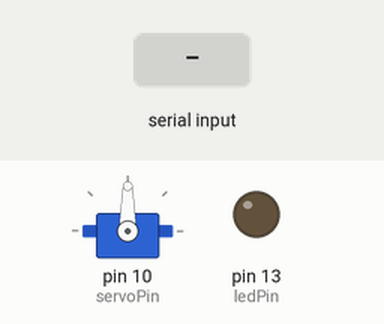
A sketch run on a simulated Arduino Nano, built with avr-gcc and run on an emulated ATmega328P. Shown: servo, output pins drawn as LEDs (lit = HIGH). The inputs (shaded band) are chosen by the test bench. What the sketch prints to the serial monitor is not drawn.

Above: at 1.2 s.
1.3 s: "q90\n" received over Serial
At 2.3 s:
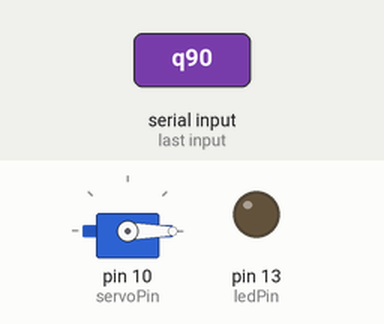
2.9 s: byte 119 ('w') received over Serial
At 3.4 s:
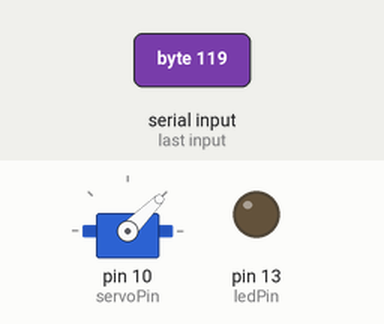
4.4 s: byte 114 ('r') received over Serial
At 5.6 s:
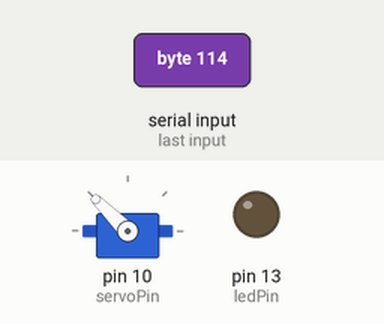
5.9 s: byte 116 ('t') received over Serial
At 6.9 s:
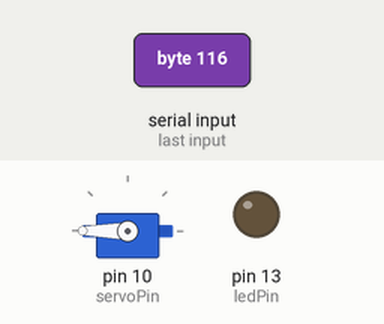
7.4 s: "q,45\n" received over Serial
At 8.1 s:
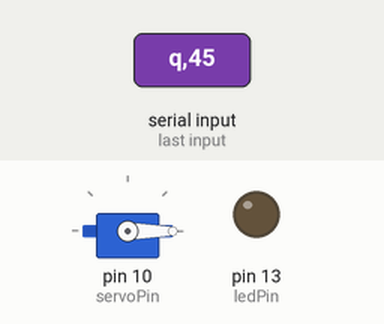
8.9 s: "w90\n" received over Serial
At 9.2 s:
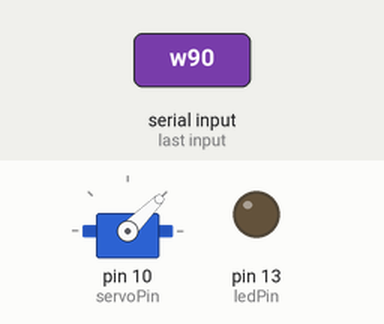
Timing chart, 0 to 11.4 s (numbered marks = the images above; inputs shaded):
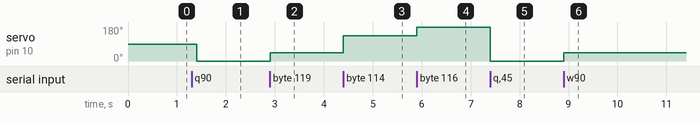

Measured:
- after the input at 1.3 s, servo on pin 10 (servoPin): 90° → 0° after 0.10 s
- after the input at 2.9 s, servo on pin 10 (servoPin): 0° → 45° at once
- after the input at 4.4 s, servo on pin 10 (servoPin): 45° → 135° at once
- after the input at 5.9 s, servo on pin 10 (servoPin): 135° → 180° at once
- after the input at 7.4 s, servo on pin 10 (servoPin): 180° → 0° at once
- after the input at 8.9 s, servo on pin 10 (servoPin): 0° → 45° at once

The sketch:

node_tut.ino.ino
```cpp
 /*================================================
  ============= Faces Servo Mover ================
  ================================================
  Receive and react to a serial string.
  (for 180 faces)
  - MODIFIED FOR NODE_TUT, TODO: update faces_servo_mover when done

  Note:
  - nano resets when disconnected, micro keeps the connection alive.
  - copied from BT_Serial_Commander_v003
  - Serial.parseInt() only parses integer values, ignores keys.

*/

/*libraries*/
#include <Servo.h>

/*vars*/
// ==== LED ====
int ledPin = 13;
// ==== Serial ====
char val; //holds data from serial port
int intVal; //holds integer from serial port

// ==== Servo ====
Servo myservo;
int servoPos = 0; //keep track of the servo position for smoothing
const int servoPin = 10;
const char servoKey1 = 'a'; //zero position
const char servoKey2 = 's'; //center position
const char servoKey3 = 'd'; //max position
const char servoKey4 = 'f'; //arbitrary position

const char servoKey5 = 'g'; //test servos for-loop
const char servoKey6 = 'z'; //smooth to close from any position
const char servoKey7 = 'x'; //smooth to open from any position


void setup() {
  pinMode(ledPin, OUTPUT);  //set LED to output
  Serial.begin(9600);       //pour a bowl of serial
  Serial.setTimeout(10);

  myservo.attach(servoPin); //attach servo to pin
  myservo.write(90);         //zero servo on startup

  Serial.print("initialized! Input a value. \r\n");
}

void loop() {
  //nodeTut2();
  nodeTut();
  //serialInput();
  //serialEvaluation();
  delay(100);
}


/*============= FUNCTIONS ============*/

void noteTut3(){

}

void nodeTut2(){
  if(Serial.available() > 0){
    char input = Serial.parseInt();
    myservo.write(input);
  }
}

void nodeTut() {
  if(Serial.available() > 0){
    char input = Serial.read();

    if(input == 'q'){
      myservo.write(0);
    }
    if(input == 'w'){
      myservo.write(45);
    }
    if(input == 'e'){
      myservo.write(90);
    }
    if(input == 'r'){
      myservo.write(135);
    }
    if(input == 't'){
      myservo.write(180);
    }
  }

}

void serialInput() {
  while(Serial.available() > 0) {

    int value = Serial.parseInt();

    //end of line...
    if(Serial.read() == '\n'){


      //move servo
      if(value < 0) {
        Serial.print("value too low! \r\n");
      }
      else if(value > 180){
        Serial.print("value too high! \r\n");
      }
      else {
        //write back to console
        Serial.print("input value: ");
        Serial.print(value);
        Serial.print("\r\n");

        myservo.write(value);

      }
    }
  }
}

/**
 * Evaluate Serial Input (keys)
 */
void serialEvaluation() {

  if(Serial.available()){ //if there's something coming through the serial port
    val = Serial.read();  //buffer it

    if(val == servoKey1){
      myservo.write(0);
      Serial.write("servo at zero!\r\n");
    }
    else if (val == servoKey2){
      myservo.write(90);
      Serial.write("servo at center!\r\n");
    }
    else if (val == servoKey3){
      myservo.write(180);
      Serial.write("servo at max!\r\n");
    }
    else if (val == servoKey4){
      myservo.write(20);
      Serial.write("servo at arbitrary position. \r\n");
    }
    else {
      Serial.write("Invalid input!\r\n");
    }
  }
}
```
